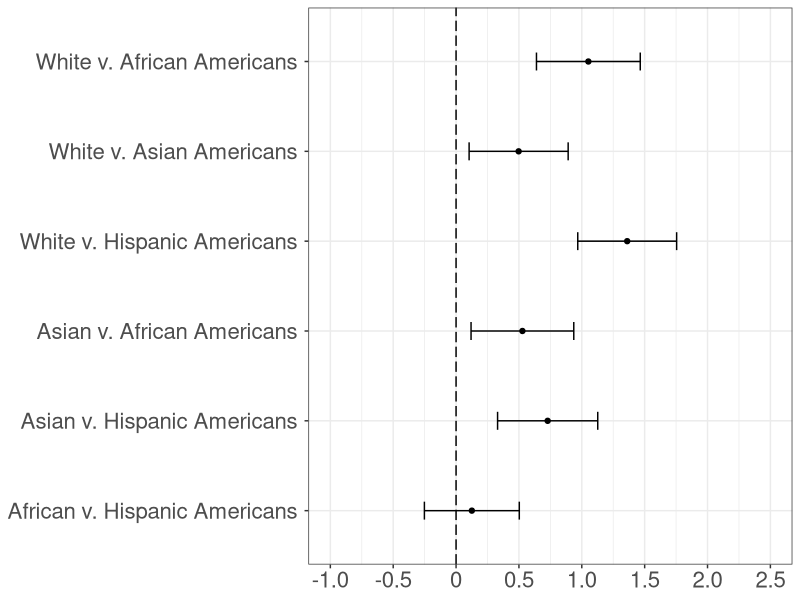
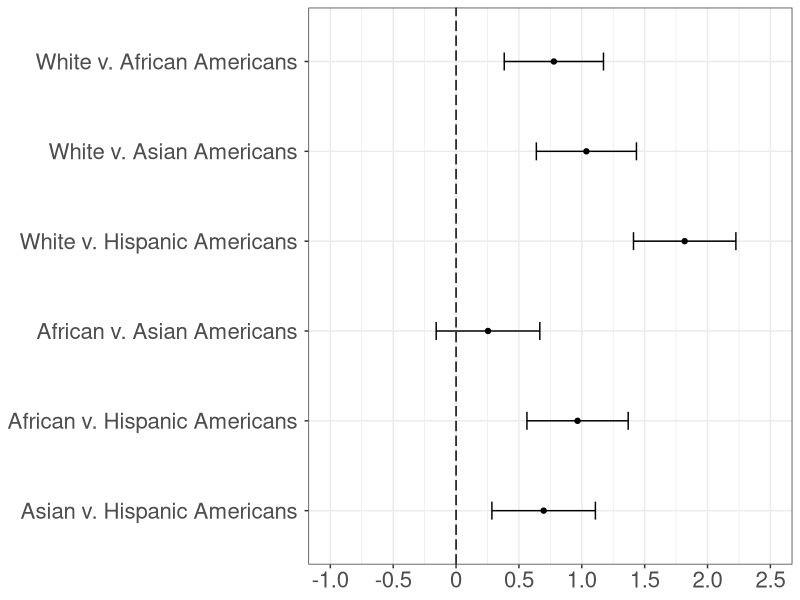
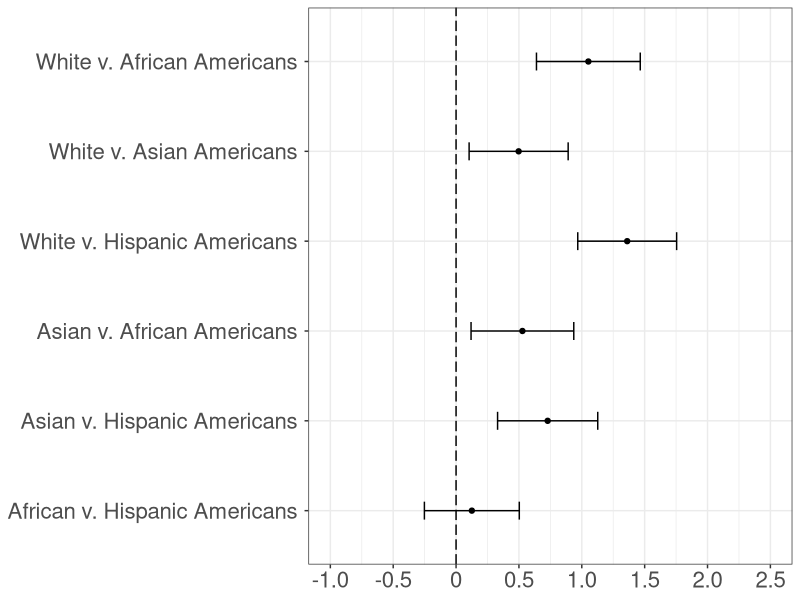
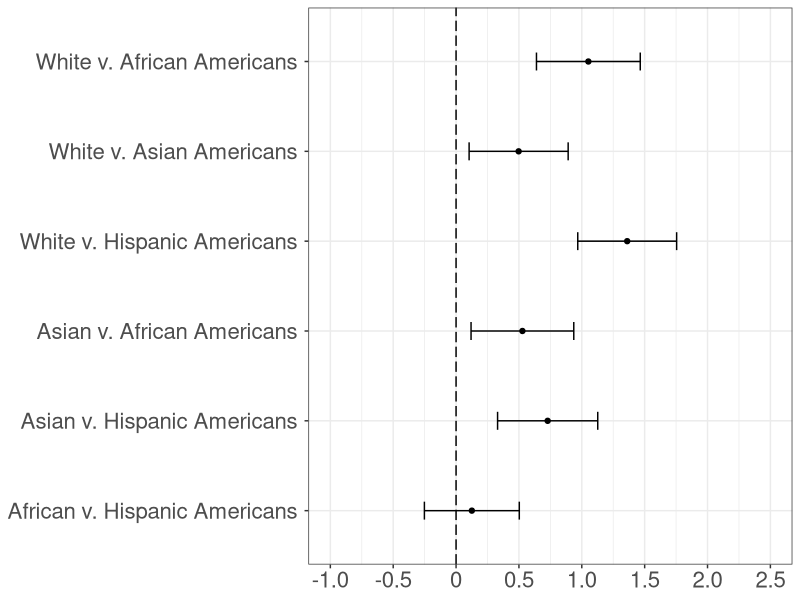
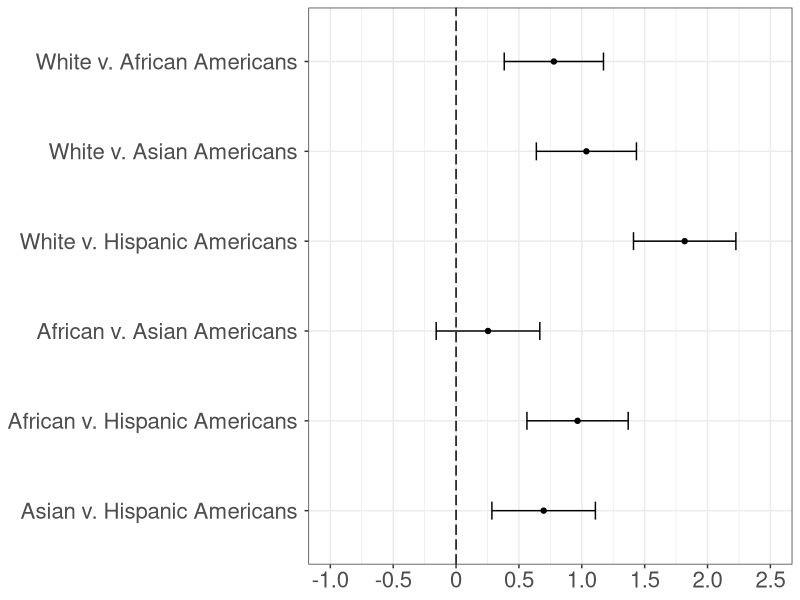
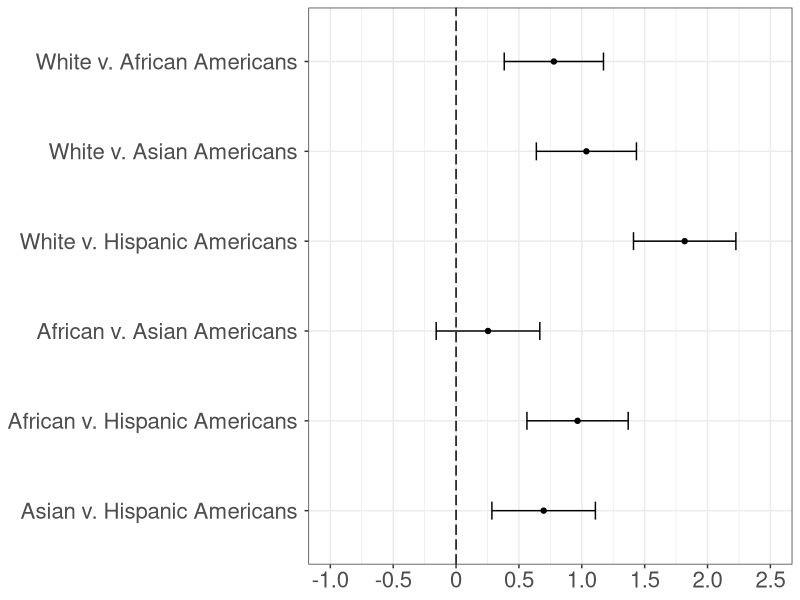

Here is the R script that generated these plots, in order:

## Anonymous
# America's Racial Framework of Superiority and Americanness Embedded in Natural Language

## Script date: 26 Aug 2023

# Install and load packages ----------------------------------------------------

if(!require("tidyverse")){install.packages("tidyverse", dependencies = TRUE); require("tidyverse")}
if(!require("ggplot2")){install.packages("ggplot2", dependencies = TRUE); require("ggplot2")}

# Import the Dataset -----------------------------------------------------------

# Import WEAT results
setwd("Results")

# Change below line of code to test different threshold values to compile names
# weat_table = read.csv('weat_results_70.csv')
# weat_table = read.csv('weat_results_60.csv')
weat_table = read.csv('weat_results_7020.csv')

# Filter WEAT results in the superiority dimension
superior_table <- weat_table %>% 
  filter(dimensions == "Superiority") %>%
  mutate(groups = factor(groups, levels = c("African v. Hispanic Americans",
                                            "Asian v. Hispanic Americans", 
                                            "Asian v. African Americans", 
                                            "White v. Hispanic Americans",
                                            "White v. Asian Americans",
                                            "White v. African Americans")))

# Filter WEAT results in the Americanness dimension
american_table <- weat_table %>% 
  filter(dimensions == "Americanness") %>%
  mutate(groups = factor(groups, levels = c("Asian v. Hispanic Americans",
                                            "African v. Hispanic Americans", 
                                            "African v. Asian Americans", 
                                            "White v. Hispanic Americans",
                                            "White v. Asian Americans",
                                            "White v. African Americans")))

# Superiority Forest Plot ------------------------------------------------------

# Change working directory to Plots
setwd("../Plots")

ggplot(superior_table, aes(x = effect, y = groups, xmin = lower, xmax = upper)) +
  geom_vline(xintercept = 0, linetype = "longdash") + 
  scale_x_continuous(limits = c(-1, 2.5),
                     breaks = c(-1.0, -0.5, 0, 0.5, 1.0, 1.5, 2.0, 2.5),
                     labels = c('-1.0', '-0.5', '0', '0.5', '1.0', '1.5', '2.0', '2.5')) + 
  geom_point() +
  geom_errorbarh(height = .2) + 
  theme_bw() + 
  theme(plot.title = element_text(size = 16, hjust = 0.5),
        axis.title.x = element_blank(),
        axis.text.x = element_text(size = 16),
        axis.title.y = element_blank(),
        axis.text.y = element_text(size = 16, margin = margin(r = 5)))

# Change below line of code to plot results using group word stimuli 
# compiled using different threshold values
# ggsave(file = "superior_weat_70.pdf", width = 10, height = 3, dpi = "retina")
# ggsave(file = "superior_weat_70.png", width = 10, height = 3, dpi = "retina")
# ggsave(file = "superior_weat_60.pdf", width = 10, height = 3, dpi = "retina")
# ggsave(file = "superior_weat_60.png", width = 10, height = 3, dpi = "retina")
ggsave(file = "superior_weat_7020.pdf", width = 10, height = 3, dpi = "retina")
ggsave(file = "superior_weat_7020.png", width = 10, height = 3, dpi = "retina")

# Americanness Forest Plot -----------------------------------------------------

ggplot(american_table, aes(x = effect, y = groups, xmin = lower, xmax = upper)) +
  geom_vline(xintercept = 0, linetype = "longdash") + 
  scale_x_continuous(limits = c(-1, 2.5),
                     breaks = c(-1.0, -0.5, 0, 0.5, 1.0, 1.5, 2.0, 2.5),
                     labels = c('-1.0', '-0.5', '0', '0.5', '1.0', '1.5', '2.0', '2.5')) + 
  geom_point() +
  geom_errorbarh(height = .2) + 
  theme_bw() + 
  theme(plot.title = element_text(size = 16, hjust = 0.5),
        axis.title.x = element_blank(),
        axis.text.x = element_text(size = 16),
        axis.title.y = element_blank(),
        axis.text.y = element_text(size = 16, margin = margin(r = 5)))

# Change below line of code to plot results using group word stimuli 
# compiled using different threshold values
# ggsave(file = "american_weat_70.pdf", width = 10, height = 3, dpi = "retina")
# ggsave(file = "american_weat_70.png", width = 10, height = 3, dpi = "retina")
# ggsave(file = "american_weat_60.pdf", width = 10, height = 3, dpi = "retina")
# ggsave(file = "american_weat_60.png", width = 10, height = 3, dpi = "retina")
ggsave(file = "american_weat_7020.pdf", width = 10, height = 3, dpi = "retina")
ggsave(file = "american_weat_7020.png", width = 10, height = 3, dpi = "retina")


